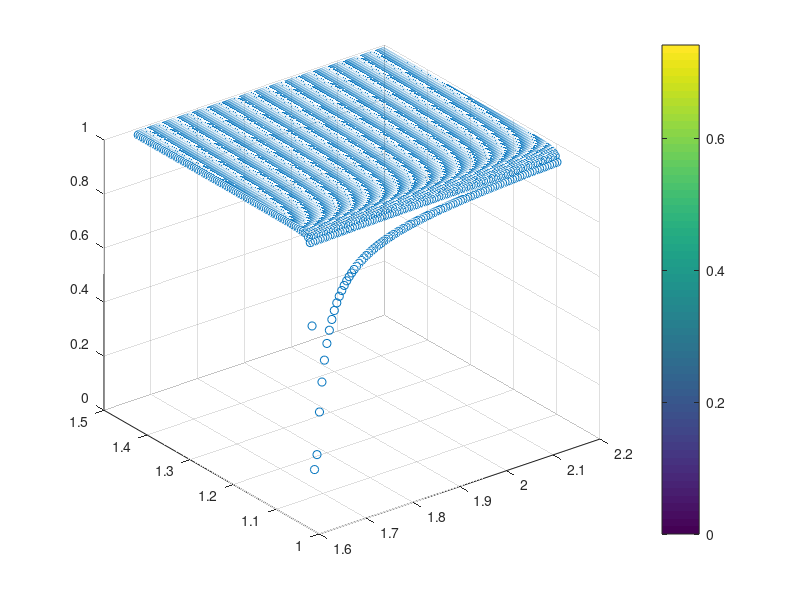

Recreate this plot in MATLAB.
d = 0.09;
l = 0.25;
m = 2.9;
me = 0.36;
pv = 0.02;
Jv = 6.4e-06;
J = 5.22e-02;
theta1s = linspace(deg2rad(95),deg2rad(125),100);
theta2s = linspace(1.08,deg2rad(85),100);
theta1_p = 0.5;
theta2_p = 0.5;

theta1_pp = 1.1;
theta2_pp = 1.1;
Mfin = zeros(100);
Mnorm = zeros(100);
Determinante = zeros(100);
Ms = zeros(2);
fv = 1;
hv = 1;
Kfin = zeros(100);
Ksomma = [0;0];
%% PARAMETRI CONTROLLO ROBUSTO
Kd = 5;
Kp = 3000;
Maxnorm =  3.3415; %1.4604e+04;
Minnorm =  0.0012; %9.5631e+03;
alpha = (Maxnorm-Minnorm)/(Maxnorm+Minnorm);
Mcap = 2/(Maxnorm+Minnorm)*eye(2);

Kmean = 1e-03*[0.2485; -0.2483];
H = [0,1;0,0];
D = [0;1];
Ht = [0,1;-Kp,-Kd];
P = eye(2);
% sbagliati da canellare
Q1 = -2; % vale per i valori negativi
p = [Kp^2, -Kd-2*Kp, 1-Q1^2];
Q2s = roots(p);
Q2p = Q2s(1);
Q2n = Q2s(2);
Qp = [1, Q1-Kp*Q2p; Q1-Kp*Q2p, 1-Kd*Q2p];
Qn = [1, Q1-Kp*Q2n; Q1-Kp*Q2n, 1-Kd*Q2n];

%% ESECUZIONE ROBUSTO


for i = 1:100
     hv = 1;
    for j = 1:100
        
    theta1 = theta1s(i);
    theta2 = theta2s(j);


     
Theta_pp = 0;

theta1_pp = 0;
theta2_pp = 0;

   
A1 = cos(theta1)*theta1_p^2 + sin(theta1)*theta1_pp;
A2 = cos(theta2)*theta2_p^2 + sin(theta2)*theta2_pp;
B1 = -sin(theta1)*theta1_p^2 + cos(theta1)*theta1_pp;
B2 = -sin(theta2)*theta2_p^2 + cos(theta2)*theta2_pp;


theta3 = 2*atan((sin(theta2) - sin(theta1) + ((cos(theta2) - cos(theta1) + 18/25)^2 - ((cos(theta2) - cos(theta1) + 18/25)^2/2 +...
    (sin(theta1) - sin(theta2))^2/2)^2 + (sin(theta1) - sin(theta2))^2)^(1/2))/(cos(theta2) - cos(theta1) +...
    (cos(theta2) - cos(theta1) + 18/25)^2/2 + (sin(theta1) - sin(theta2))^2/2 + 18/25));

theta4 = -2*atan((sin(theta2) - sin(theta1) + ((cos(theta2) - cos(theta1) + 18/25)^2 - ((cos(theta2) - cos(theta1) + 18/25)^2/2 + (sin(theta1) -...
    sin(theta2))^2/2)^2 + (sin(theta1) - sin(theta2))^2)^(1/2))/(cos(theta1) - cos(theta2) + (cos(theta2) - cos(theta1) + 18/25)^2/2 +...
    (sin(theta1) -sin(theta2))^2/2 - 18/25));

N13 = cos(theta4)/sin(theta4)*sin(theta1)-cos(theta1);
N23 = cos(theta2)-cos(theta4)/sin(theta4)*sin(theta2);
D13 = cos(theta3)-cos(theta4)/sin(theta4)*sin(theta3);

theta3_p = (theta1_p*(N13)+theta2_p*(N23))/D13;

N21 = sin(theta1)*(cos(theta3)/sin(theta3) - cos(theta4)/sin(theta4)) +...
    cos(theta4)/sin(theta4)*sin(theta1) - cos(theta1);
N22 = -sin(theta2)*(cos(theta3)/sin(theta3) - cos(theta4)/sin(theta4)) -...
    cos(theta4)/sin(theta4)*sin(theta2) + cos(theta2);
D2 = sin(theta4)*(cos(theta3)/sin(theta3) - cos(theta4)/sin(theta4));

theta4_p = theta1_p*(N21/D2)+ theta2_p*(N22/D2);

J34 = [N13/D13, N23/D13; N21/D2, N22/D2];

theta3_pp = (-B1 +B2 + sin(theta3)*theta3_p^2 - sin(theta4)*theta4_p^2 + cos(theta4)/sin(theta4)*(A1 - A2 + cos(theta3)*theta3_p^2 - cos(theta4)*theta4_p^2))/...
    (cos(theta3) - cos(theta4)/sin(theta4)*sin(theta3));

theta4_pp = (A1 - A2 + cos(theta3)*theta3_p^2 - cos(theta4)*theta4_p^2 + sin(theta3)*theta3_pp)/sin(theta4);

N11 = cos(theta4)/sin(theta4)*sin(theta1)-cos(theta1);
N12 = cos(theta2)-cos(theta4)/sin(theta4)*sin(theta2);
D1 = cos(theta3)-cos(theta4)/sin(theta4)*sin(theta3);

N21 = sin(theta1)*(cos(theta3)/sin(theta3) - cos(theta4)/sin(theta4)) +...
    cos(theta4)/sin(theta4)*sin(theta1) - cos(theta1);
N22 = -sin(theta2)*(cos(theta3)/sin(theta3) - cos(theta4)/sin(theta4)) -...
    cos(theta4)/sin(theta4)*sin(theta2) + cos(theta2);
D2 = sin(theta4)*(cos(theta3)/sin(theta3) - cos(theta4)/sin(theta4));

N11p =  (-1)/(sin(theta4)^2)*theta4_p*sin(theta1) + cos(theta4)/sin(theta4)*cos(theta1)*theta1_p + sin(theta1)*theta1_p;

N12p = -(-1)/(sin(theta4)^2)*theta4_p*sin(theta2) - cos(theta4)/sin(theta4)*cos(theta2)*theta2_p - sin(theta2)*theta2_p;

D1p = -sin(theta3)*theta3_p -(-1)/(sin(theta4)^2)*theta4_p*sin(theta3) - cos(theta4)/sin(theta4)*cos(theta3)*theta3_p;

N21p = cos(theta1)*theta1_p*(cos(theta3)/sin(theta3) - cos(theta4)/sin(theta4)) + sin(theta1)*((-1)/(sin(theta3)^2)*theta3_p + 1/(sin(theta4)^2)*theta4_p) + ...
    (-1)/(sin(theta4)^2)*theta4_p*sin(theta1) + cos(theta4)/sin(theta4)*cos(theta1)*theta1_p + sin(theta1)*theta1_p;

N22p = -cos(theta2)*theta2_p*(cos(theta3)/sin(theta3) - cos(theta4)/sin(theta4)) - sin(theta2)*((-1)/(sin(theta3)^2)*theta3_p + 1/(sin(theta4)^2)*theta4_p) - ...
    (-1)/(sin(theta4)^2)*theta4_p*sin(theta2) - cos(theta4)/sin(theta4)*cos(theta2)*theta2_p - sin(theta2)*theta2_p;

D2p = cos(theta4)*theta4_p*(cos(theta3)/sin(theta3) - cos(theta4)/sin(theta4)) + sin(theta4)*((-1)/(sin(theta3)^2)*theta3_p + 1/(sin(theta4)^2)*theta4_p);

J34p = [(N11p*D1 - N11*D1p)/(D1^2), (N12p*D1 - N12*D1p)/(D1^2);(N21p*D2 - N21*D2p)/(D2^2), (N22p*D2 - N22*D2p)/(D2^2)];

J1 = [-0.5*l*sin(theta1), 0;
        0.5*l*cos(theta1), 0]; 
J1p = [-0.5*l*cos(theta1)*theta1_p, 0;
       -0.5*l*sin(theta1)*theta1_p, 0];

J2 = [0, -0.5*l*sin(theta2);
       0,  0.5*l*cos(theta2)]; 
J2p = [0, -0.5*l*cos(theta2)*theta2_p;
       0, -0.5*l*sin(theta2)*theta2_p];

J3 = [ -l*(sin(theta1)+0.5*sin(theta3)*J34(1,1)), -l*(0.5*sin(theta3)*J34(1,2));
        l*(cos(theta1)+0.5*cos(theta3)*J34(1,1)),  l*(0.5*cos(theta3)*J34(1,2))];
J3p = [ -l*(cos(theta1)*theta1_p+0.5*cos(theta3)*theta3_p*J34(1,1)+0.5*sin(theta3)*J34p(1,1)), -l*(0.5*cos(theta3)*theta3_p*J34(1,2)+0.5*sin(theta3)*J34p(1,2));
        l*(-sin(theta1)*theta1_p-0.5*sin(theta3)*theta3_p*J34(1,1)+0.5*cos(theta3)*J34p(1,1)), l*(-0.5*sin(theta3)*theta3_p*J34(1,2)+0.5*cos(theta3)*J34p(1,2))];

J4 = [ -l*0.5*sin(theta4)*J34(2,1), -l*(sin(theta2)+0.5*sin(theta4)*J34(2,2));
         l*0.5*cos(theta4)*J34(2,1),  l*(cos(theta2)+0.5*cos(theta4)*J34(2,2))];
J4p = [ -l*(0.5*cos(theta4)*theta4_p*J34(2,1)+0.5*sin(theta4)*J34p(2,1)), -l*(cos(theta2)*theta2_p+0.5*cos(theta4)*theta4_p*J34(2,2)+0.5*sin(theta4)*J34p(2,2));
        l*(-0.5*sin(theta4)*theta4_p*J34(2,1)+0.5*cos(theta4)*J34p(2,1)), l*(-sin(theta2)*theta2_p-0.5*sin(theta4)*theta4_p*J34(2,2)+0.5*cos(theta4)*J34p(2,2))];

JE = [ -l*(sin(theta1)+sin(theta3)*J34(1,1)), -l*(sin(theta3)*J34(1,2));
        l*(cos(theta1)+cos(theta3)*J34(1,1)),  l*(cos(theta3)*J34(1,2))];
JEp = [ -l*(cos(theta1)*theta1_p+cos(theta3)*theta3_p*J34(1,1)+sin(theta3)*J34p(1,1)), -l*(cos(theta3)*theta3_p*J34(1,2)+sin(theta3)*J34p(1,2));
        l*(-sin(theta1)*theta1_p-sin(theta3)*theta3_p*J34(1,1)+cos(theta3)*J34p(1,1)), l*(-sin(theta3)*theta3_p*J34(1,2)+cos(theta3)*J34p(1,2))];
  
Jm = [1.7e-05, 0; 0, 1.7e-05]*64^2;
J = J+Jm;

M = (J*eye(2) + m*(J1')*J1 + m*(J2')*J2 + J*(J34')*J34 + m*(J3')*J3 + m*(J4')*J4 + me*(JE')*JE);
K = (m*(J1')*J1p + m*(J2')*J2p + J*(J34')*J34p + m*(J3')*J3p + m*(J4')*J4p + me*(JE')*JEp);

%Jtrasm = [1/64, 0; 0, 1/64];
%Thetam_pp = Jtrasm^-1*[theta1_pp; theta2_pp];
%Thetam_p = Jtrasm^-1*[theta1_p; theta2_p];


%Mm = (M*(Jtrasm)^2 + Jm);
Mnorm(i,j) = norm(((M)^-1));

Mfin(i,j) = norm(M^-1*Mcap-eye(2));
Km = (K);
Theta_p = [theta1_p;theta2_pp];
Kf = Km*Theta_p;

Ksomma = Ksomma+Kf;

%Knorm(i,j) =Knorm(i,j)+Kf;

% Mm_ = Jm;
% DMm = Mm-Jm;
% D = DMm*Thetam_pp + Km*Thetam_p;
% Aol = [zeros(2,2) eye(2,2); zeros(2,2), zeros(2,2)];
% Bt = [zeros(2,2); Mm_^-1];
% Acl = Aol - Bt*[Kp Kd];
     hv = hv+2;
    end
     fv = fv+2;
end
Km = Ksomma/(100*100)
norm(Km);

 [xsgrid, ysgrid] = meshgrid(theta1s,theta2s);
% contourf(xsgrid,ysgrid,Kfin);
% colorbar
% 
% figure
 %Mfin(Mfin>alpha) = 0.23;
 scatter3(xsgrid(:),ysgrid(:),Mfin(:));
 colorbar


% figure
% contourf(xsgrid,ysgrid,Determinante);
% colorbar



% for i=1:200
%     for j = 1:200
%         Mset = Mfin(i:i+1, j:j+1);
%         if chol(Mset)
%            
%         else
%             formatSpec = 'True';
%            fprintf(formatSpec)
%         end
%         j = j+2;
%     end
%     i = i+2;
% end
%         